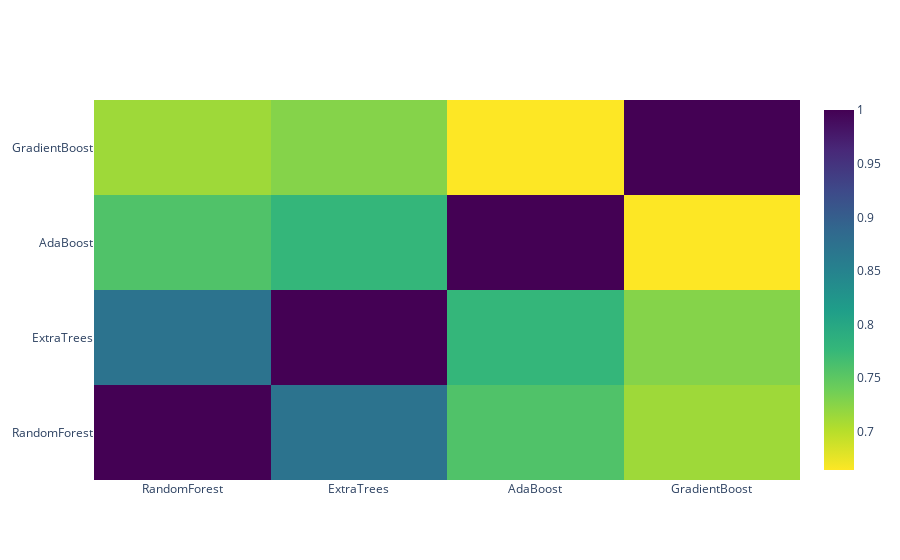

The notebook cell this image was saved under:
### Markdown cell above
Correlation Heatmap of the Second Level Training set

### Code cell
data = [
    go.Heatmap(
        z= base_predictions_train.astype(float).corr().values ,
        x=base_predictions_train.columns.values,
        y= base_predictions_train.columns.values,
          colorscale='Viridis',
            showscale=True,
            reversescale = True
    )
]
py.iplot(data, filename='labelled-heatmap')

### Figure 1 — Plotly figure (JSON) as saved in the notebook; plotly's stock layout.template omitted (floating-point values rounded to 4 significant figures)
{"data": [{"colorscale": [[0, "#440154"], [0.1111, "#482878"], [0.2222, "#3e4989"], [0.3333, "#31688e"], [0.4444, "#26828e"], [0.5556, "#1f9e89"], [0.6667, "#35b779"], [0.7778, "#6ece58"], [0.8889, "#b5de2b"], [1, "#fde725"]], "reversescale": true, "showscale": true, "type": "heatmap", "x": ["RandomForest", "ExtraTrees", "AdaBoost", "GradientBoost"], "y": ["RandomForest", "ExtraTrees", "AdaBoost", "GradientBoost"], "z": [[1, 0.8728, 0.7588, 0.7137], [0.8728, 1, 0.7786, 0.7273], [0.7588, 0.7786, 1, 0.6645], [0.7137, 0.7273, 0.6645, 1]]}], "layout": {}}
